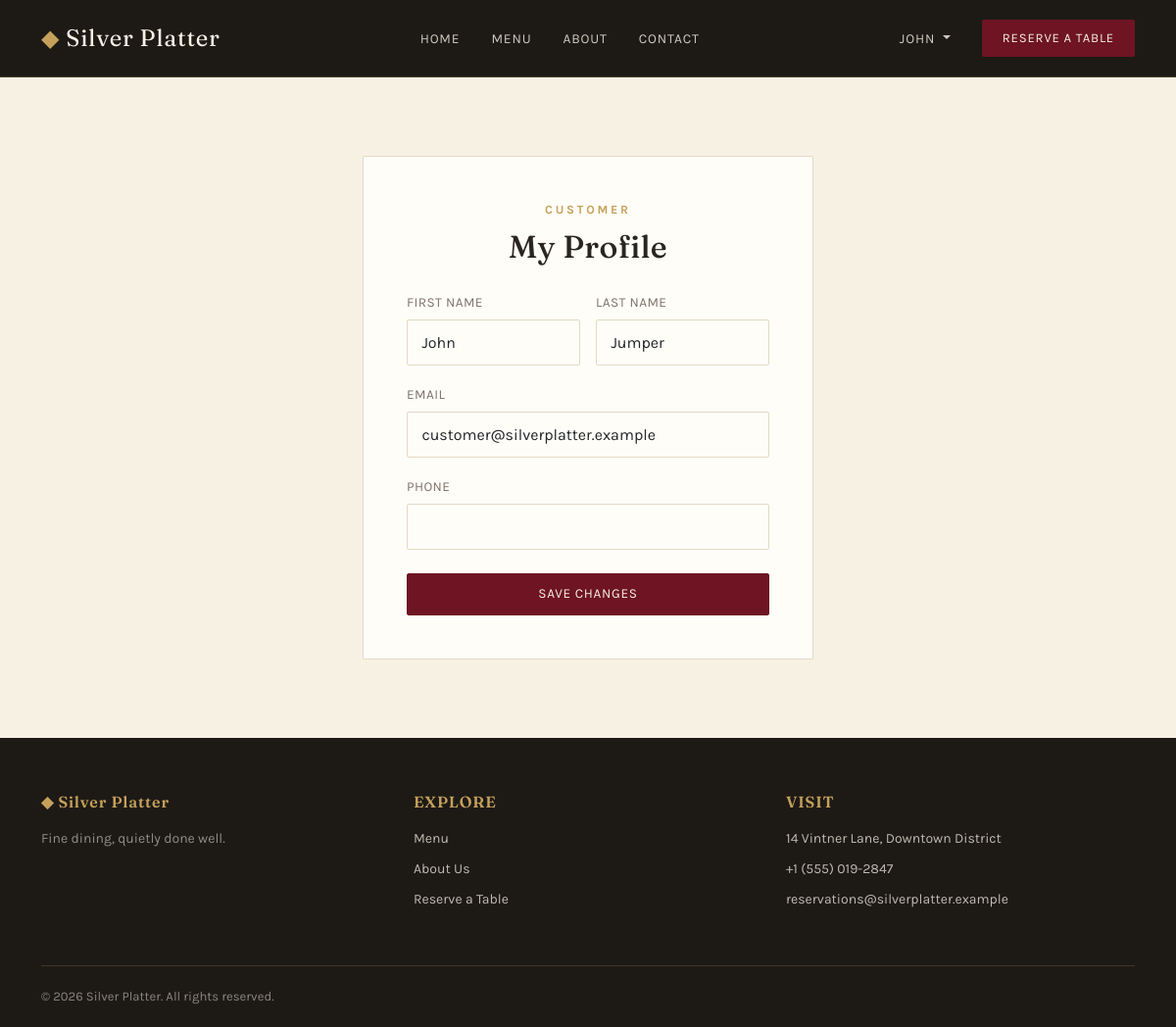
The page /accounts/profile/ (signed in) on the database its author committed.
### accounts/models.py (models this page shows, shortened)
class User(AbstractUser):
    CUSTOMER = 'CUSTOMER'
    MANAGER = 'MANAGER'
    ADMIN = 'ADMIN'
    ROLE_CHOICES = [
        (CUSTOMER, 'Customer'),
        (MANAGER, 'Manager'),
        (ADMIN, 'Admin'),
    ]
    role = models.CharField(max_length=10, choices=ROLE_CHOICES, default=CUSTOMER)
    phone = models.CharField(max_length=20, blank=True)

### accounts/views.py (the view)
# urls.py: path('profile/', views.profile, name='profile'),
@login_required
def profile(request):
    if request.method == 'POST':
        form = ProfileForm(request.POST, instance=request.user)
        if form.is_valid():
            form.save()
            messages.success(request, 'Profile updated.')
            return redirect('accounts:profile')
    else:
        form = ProfileForm(instance=request.user)
    return render(request, 'accounts/profile.html', {'form': form})

### accounts/forms.py
class ProfileForm(forms.ModelForm):
    class Meta:
        model = User
        fields = ['first_name', 'last_name', 'email', 'phone']

### silverplatter/context_processors.py (called while the page is built)
def site_settings(request):
    return {'site': settings.SITE_CONFIG}

### accounts/templates/accounts/profile.html (shortened to what this page needs)
{% extends "base.html" %}
{% block content %}
<section class="sp-section">
  <div class="container">
    <div class="auth-shell">
      <div class="text-center mb-4">
        <p class="eyebrow mb-2">{{ user.get_role_display }}</p>
        <h1 class="h2">My Profile</h1>
      </div>
      <form method="post" class="sp-form">
        <div class="row g-3">
          <div class="col-md-6">
            <label for="{{ form.first_name.id_for_label }}">First Name</label>
            {{ form.first_name }}
          </div>
          <div class="col-md-6">
            <label for="{{ form.last_name.id_for_label }}">Last Name</label>
            {{ form.last_name }}
          </div>
          <div class="col-12">
            <label for="{{ form.email.id_for_label }}">Email</label>
            {{ form.email }}
          </div>
          <div class="col-12">
            <label for="{{ form.phone.id_for_label }}">Phone</label>
            {{ form.phone }}
          </div>
          <div class="col-12 pt-2">
            <button type="submit" class="btn btn-sp-primary w-100">Save Changes</button>
          </div>
        </div>
      </form>
    </div>
  </div>
</section>
{% endblock %}

### templates/includes/navbar.html (shortened to what this page needs)
<nav class="navbar navbar-expand-lg sp-navbar sticky-top">
  <div class="container">
    <a class="navbar-brand" href="{% url 'restaurant:home' %}">
      <span class="brand-mark">&#9670;</span> {{ site.NAME }}
    </a>
    <div class="collapse navbar-collapse" id="spNav">
      <ul class="navbar-nav mx-auto">
        <li class="nav-item"><a class="nav-link" href="{% url 'restaurant:home' %}">Home</a></li>
        <li class="nav-item"><a class="nav-link" href="{% url 'restaurant:menu_list' %}">Menu</a></li>
        <li class="nav-item"><a class="nav-link" href="{% url 'restaurant:about' %}">About</a></li>
        <li class="nav-item"><a class="nav-link" href="{% url 'restaurant:contact' %}">Contact</a></li>
      </ul>
      <ul class="navbar-nav align-items-lg-center gap-lg-2">
        {% if user.is_authenticated %}
          <li class="nav-item dropdown">
            <a class="nav-link dropdown-toggle" href="#" data-bs-toggle="dropdown">
              {{ user.first_name|default:user.username }}
            </a>
          </li>
        {% else %}
          <li class="nav-item"><a class="nav-link" href="{% url 'accounts:login' %}">Log In</a></li>
        {% endif %}
        <li class="nav-item ms-lg-2 mt-2 mt-lg-0">
          <a class="btn btn-reserve" href="{% if user.is_authenticated %}{% url 'restaurant:book_reservation' %}{% else %}{% url 'accounts:login' %}{% endif %}">Reserve a Table</a>
        </li>
      </ul>
    </div>
  </div>
</nav>

### static/css/style.css (style rules this page uses)
:root { --sp-ivory: #F7F1E4; --sp-surface: #FFFDF8; --sp-charcoal: #1D1A16; --sp-burgundy: #6E1423; --sp-burgundy-dark:#4C0D18; --sp-gold: #C6A15B; --sp-gold-light: #E8D6A8; --sp-olive: #4B5A3F; --sp-text: #2A2520; --sp-muted: #7C7166; --sp-border: #E4D9C3; --font-display: 'Fraunces', Georgia, serif; --font-body: 'Karla', 'Segoe UI', sans-serif; --sp-radius: 2px; --sp-shadow: 0 12px 32px rgba(29, 26, 22, 0.10); }
html { scroll-behavior: smooth; }
body { background-color: var(--sp-ivory); color: var(--sp-text); font-family: var(--font-body); line-height: 1.65; }
h1, h2, h3, h4, h5, .display-font { font-family: var(--font-display); color: var(--sp-charcoal); font-weight: 600; letter-spacing: 0.01em; }
a { color: var(--sp-burgundy); text-decoration: none; }
.eyebrow { font-size: 0.78rem; letter-spacing: 0.22em; text-transform: uppercase; color: var(--sp-gold); font-weight: 700; }
.sp-navbar { background-color: var(--sp-charcoal); padding: 0.9rem 0; border-bottom: 1px solid rgba(198, 161, 91, 0.25); }
.sp-navbar .navbar-brand { font-family: var(--font-display); color: var(--sp-ivory) !important; font-size: 1.5rem; letter-spacing: 0.03em; }
.sp-navbar .brand-mark { color: var(--sp-gold); }
.sp-navbar .nav-link { color: rgba(247, 241, 228, 0.82) !important; font-size: 0.86rem; letter-spacing: 0.06em; text-transform: uppercase; padding: 0.5rem 1rem !important; }
.sp-navbar .btn-reserve { background-color: var(--sp-burgundy); color: var(--sp-ivory); border: 1px solid var(--sp-burgundy); font-size: 0.82rem; letter-spacing: 0.06em; text-transform: uppercase; padding: 0.5rem 1.25rem; border-radius: var(--sp-radius); }
.btn-sp-primary { background-color: var(--sp-burgundy); border: 1px solid var(--sp-burgundy); color: var(--sp-ivory); font-size: 0.85rem; letter-spacing: 0.05em; text-transform: uppercase; padding: 0.65rem 1.75rem; border-radius: var(--sp-radius); }
.sp-section { padding: 5rem 0; }
.sp-form label { font-size: 0.85rem; letter-spacing: 0.03em; text-transform: uppercase; color: var(--sp-muted); margin-bottom: 0.35rem; }
.sp-form .form-control, .sp-form .form-select { border-radius: var(--sp-radius); border-color: var(--sp-border); padding: 0.65rem 0.9rem; background-color: var(--sp-surface); }
.auth-shell { max-width: 460px; margin: 0 auto; background-color: var(--sp-surface); border: 1px solid var(--sp-border); border-radius: var(--sp-radius); padding: 2.75rem; }

### rows shown on the page
User: first_name "JOHN", role "CUSTOMER", first_name "John", last_name "Jumper", email "customer@silverplatter.example"

### other values the page prints
{{ site.NAME }} "Silver Platter"
{{ site.TAGLINE }} "Fine dining, quietly done well."
{{ site.ADDRESS_LINE1 }} "14 Vintner Lane"
{{ site.ADDRESS_LINE2 }} "Downtown District"
{{ site.PHONE }} "+1 (555) 019-2847"
{{ site.EMAIL }} "reservations@silverplatter.example"
